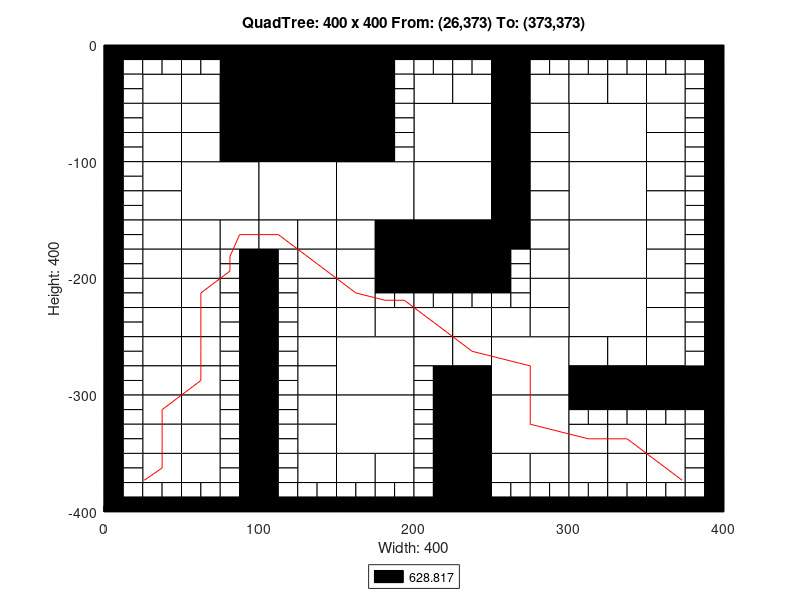

The MATLAB script that drew this image:
axis([0 400 -400 0]);
title('QuadTree: 400 x 400 From: (26,373) To: (373,373)');
xlabel('Width: 400');
ylabel('Height: 400');
rectangle('Position',[100 -50 50 50], 'FaceColor',[0 0 0]);
rectangle('Position',[100 -100 50 50], 'FaceColor',[0 0 0]);
rectangle('Position',[50 -150 50 50], 'FaceColor',[1 1 1]);
rectangle('Position',[100 -150 50 50], 'FaceColor',[1 1 1]);
rectangle('Position',[150 -150 50 50], 'FaceColor',[1 1 1]);
rectangle('Position',[200 -100 50 50], 'FaceColor',[1 1 1]);
rectangle('Position',[300 -100 50 50], 'FaceColor',[1 1 1]);
rectangle('Position',[200 -150 50 50], 'FaceColor',[1 1 1]);
rectangle('Position',[200 -200 50 50], 'FaceColor',[0 0 0]);
rectangle('Position',[300 -150 50 50], 'FaceColor',[1 1 1]);
rectangle('Position',[300 -200 50 50], 'FaceColor',[1 1 1]);
rectangle('Position',[150 -300 50 50], 'FaceColor',[1 1 1]);
rectangle('Position',[150 -350 50 50], 'FaceColor',[1 1 1]);
rectangle('Position',[250 -300 50 50], 'FaceColor',[1 1 1]);
rectangle('Position',[300 -250 50 50], 'FaceColor',[1 1 1]);
rectangle('Position',[250 -350 50 50], 'FaceColor',[1 1 1]);
rectangle('Position',[25 -50 25 25], 'FaceColor',[1 1 1]);
rectangle('Position',[75 -25 25 25], 'FaceColor',[0 0 0]);
rectangle('Position',[50 -50 25 25], 'FaceColor',[1 1 1]);
rectangle('Position',[75 -50 25 25], 'FaceColor',[0 0 0]);
rectangle('Position',[25 -75 25 25], 'FaceColor',[1 1 1]);
rectangle('Position',[25 -100 25 25], 'FaceColor',[1 1 1]);
rectangle('Position',[50 -75 25 25], 'FaceColor',[1 1 1]);
rectangle('Position',[75 -75 25 25], 'FaceColor',[0 0 0]);
rectangle('Position',[50 -100 25 25], 'FaceColor',[1 1 1]);
rectangle('Position',[75 -100 25 25], 'FaceColor',[0 0 0]);
rectangle('Position',[150 -25 25 25], 'FaceColor',[0 0 0]);
rectangle('Position',[150 -50 25 25], 'FaceColor',[0 0 0]);
rectangle('Position',[150 -75 25 25], 'FaceColor',[0 0 0]);
rectangle('Position',[150 -100 25 25], 'FaceColor',[0 0 0]);
rectangle('Position',[25 -125 25 25], 'FaceColor',[1 1 1]);
rectangle('Position',[25 -150 25 25], 'FaceColor',[1 1 1]);
rectangle('Position',[25 -175 25 25], 'FaceColor',[1 1 1]);
rectangle('Position',[25 -200 25 25], 'FaceColor',[1 1 1]);
rectangle('Position',[50 -175 25 25], 'FaceColor',[1 1 1]);
rectangle('Position',[75 -175 25 25], 'FaceColor',[1 1 1]);
rectangle('Position',[50 -200 25 25], 'FaceColor',[1 1 1]);
rectangle('Position',[100 -175 25 25], 'FaceColor',[1 1 1]);
rectangle('Position',[125 -175 25 25], 'FaceColor',[1 1 1]);
rectangle('Position',[125 -200 25 25], 'FaceColor',[1 1 1]);
rectangle('Position',[150 -175 25 25], 'FaceColor',[1 1 1]);
rectangle('Position',[175 -175 25 25], 'FaceColor',[0 0 0]);
rectangle('Position',[150 -200 25 25], 'FaceColor',[1 1 1]);
rectangle('Position',[175 -200 25 25], 'FaceColor',[0 0 0]);
rectangle('Position',[200 -50 25 25], 'FaceColor',[1 1 1]);
rectangle('Position',[225 -50 25 25], 'FaceColor',[1 1 1]);
rectangle('Position',[250 -25 25 25], 'FaceColor',[0 0 0]);
rectangle('Position',[250 -50 25 25], 'FaceColor',[0 0 0]);
rectangle('Position',[275 -50 25 25], 'FaceColor',[1 1 1]);
rectangle('Position',[250 -75 25 25], 'FaceColor',[0 0 0]);
rectangle('Position',[275 -75 25 25], 'FaceColor',[1 1 1]);
rectangle('Position',[250 -100 25 25], 'FaceColor',[0 0 0]);
rectangle('Position',[275 -100 25 25], 'FaceColor',[1 1 1]);
rectangle('Position',[300 -50 25 25], 'FaceColor',[1 1 1]);
rectangle('Position',[325 -50 25 25], 'FaceColor',[1 1 1]);
rectangle('Position',[350 -50 25 25], 'FaceColor',[1 1 1]);
rectangle('Position',[350 -75 25 25], 'FaceColor',[1 1 1]);
rectangle('Position',[350 -100 25 25], 'FaceColor',[1 1 1]);
rectangle('Position',[250 -125 25 25], 'FaceColor',[0 0 0]);
rectangle('Position',[275 -125 25 25], 'FaceColor',[1 1 1]);
rectangle('Position',[250 -150 25 25], 'FaceColor',[0 0 0]);
rectangle('Position',[275 -150 25 25], 'FaceColor',[1 1 1]);
rectangle('Position',[250 -175 25 25], 'FaceColor',[0 0 0]);
rectangle('Position',[275 -175 25 25], 'FaceColor',[1 1 1]);
rectangle('Position',[275 -200 25 25], 'FaceColor',[1 1 1]);
rectangle('Position',[350 -125 25 25], 'FaceColor',[1 1 1]);
rectangle('Position',[350 -150 25 25], 'FaceColor',[1 1 1]);
rectangle('Position',[350 -175 25 25], 'FaceColor',[1 1 1]);
rectangle('Position',[350 -200 25 25], 'FaceColor',[1 1 1]);
rectangle('Position',[25 -225 25 25], 'FaceColor',[1 1 1]);
rectangle('Position',[25 -250 25 25], 'FaceColor',[1 1 1]);
rectangle('Position',[50 -225 25 25], 'FaceColor',[1 1 1]);
rectangle('Position',[50 -250 25 25], 'FaceColor',[1 1 1]);
rectangle('Position',[25 -275 25 25], 'FaceColor',[1 1 1]);
rectangle('Position',[25 -300 25 25], 'FaceColor',[1 1 1]);
rectangle('Position',[50 -275 25 25], 'FaceColor',[1 1 1]);
rectangle('Position',[50 -300 25 25], 'FaceColor',[1 1 1]);
rectangle('Position',[125 -225 25 25], 'FaceColor',[1 1 1]);
rectangle('Position',[125 -250 25 25], 'FaceColor',[1 1 1]);
rectangle('Position',[150 -225 25 25], 'FaceColor',[1 1 1]);
rectangle('Position',[150 -250 25 25], 'FaceColor',[1 1 1]);
rectangle('Position',[175 -250 25 25], 'FaceColor',[1 1 1]);
rectangle('Position',[125 -275 25 25], 'FaceColor',[1 1 1]);
rectangle('Position',[125 -300 25 25], 'FaceColor',[1 1 1]);
rectangle('Position',[25 -325 25 25], 'FaceColor',[1 1 1]);
rectangle('Position',[25 -350 25 25], 'FaceColor',[1 1 1]);
rectangle('Position',[50 -325 25 25], 'FaceColor',[1 1 1]);
rectangle('Position',[50 -350 25 25], 'FaceColor',[1 1 1]);
rectangle('Position',[25 -375 25 25], 'FaceColor',[1 1 1]);
rectangle('Position',[50 -375 25 25], 'FaceColor',[1 1 1]);
rectangle('Position',[125 -325 25 25], 'FaceColor',[1 1 1]);
rectangle('Position',[125 -350 25 25], 'FaceColor',[1 1 1]);
rectangle('Position',[125 -375 25 25], 'FaceColor',[1 1 1]);
rectangle('Position',[150 -375 25 25], 'FaceColor',[1 1 1]);
rectangle('Position',[175 -375 25 25], 'FaceColor',[1 1 1]);
rectangle('Position',[200 -250 25 25], 'FaceColor',[1 1 1]);
rectangle('Position',[225 -250 25 25], 'FaceColor',[1 1 1]);
rectangle('Position',[275 -225 25 25], 'FaceColor',[1 1 1]);
rectangle('Position',[250 -250 25 25], 'FaceColor',[1 1 1]);
rectangle('Position',[275 -250 25 25], 'FaceColor',[1 1 1]);
rectangle('Position',[200 -275 25 25], 'FaceColor',[1 1 1]);
rectangle('Position',[225 -275 25 25], 'FaceColor',[1 1 1]);
rectangle('Position',[225 -300 25 25], 'FaceColor',[0 0 0]);
rectangle('Position',[350 -225 25 25], 'FaceColor',[1 1 1]);
rectangle('Position',[350 -250 25 25], 'FaceColor',[1 1 1]);
rectangle('Position',[300 -275 25 25], 'FaceColor',[1 1 1]);
rectangle('Position',[325 -275 25 25], 'FaceColor',[1 1 1]);
rectangle('Position',[300 -300 25 25], 'FaceColor',[0 0 0]);
rectangle('Position',[325 -300 25 25], 'FaceColor',[0 0 0]);
rectangle('Position',[350 -275 25 25], 'FaceColor',[1 1 1]);
rectangle('Position',[350 -300 25 25], 'FaceColor',[0 0 0]);
rectangle('Position',[375 -300 25 25], 'FaceColor',[0 0 0]);
rectangle('Position',[225 -325 25 25], 'FaceColor',[0 0 0]);
rectangle('Position',[225 -350 25 25], 'FaceColor',[0 0 0]);
rectangle('Position',[225 -375 25 25], 'FaceColor',[0 0 0]);
rectangle('Position',[225 -400 25 25], 'FaceColor',[0 0 0]);
rectangle('Position',[250 -375 25 25], 'FaceColor',[1 1 1]);
rectangle('Position',[275 -375 25 25], 'FaceColor',[1 1 1]);
rectangle('Position',[300 -350 25 25], 'FaceColor',[1 1 1]);
rectangle('Position',[325 -350 25 25], 'FaceColor',[1 1 1]);
rectangle('Position',[350 -350 25 25], 'FaceColor',[1 1 1]);
rectangle('Position',[300 -375 25 25], 'FaceColor',[1 1 1]);
rectangle('Position',[325 -375 25 25], 'FaceColor',[1 1 1]);
rectangle('Position',[350 -375 25 25], 'FaceColor',[1 1 1]);
rectangle('Position',[0 -12.5 12.5 12.5], 'FaceColor',[0 0 0]);
rectangle('Position',[12.5 -12.5 12.5 12.5], 'FaceColor',[0 0 0]);
rectangle('Position',[0 -25 12.5 12.5], 'FaceColor',[0 0 0]);
rectangle('Position',[12.5 -25 12.5 12.5], 'FaceColor',[1 1 1]);
rectangle('Position',[25 -12.5 12.5 12.5], 'FaceColor',[0 0 0]);
rectangle('Position',[37.5 -12.5 12.5 12.5], 'FaceColor',[0 0 0]);
rectangle('Position',[25 -25 12.5 12.5], 'FaceColor',[1 1 1]);
rectangle('Position',[37.5 -25 12.5 12.5], 'FaceColor',[1 1 1]);
rectangle('Position',[0 -37.5 12.5 12.5], 'FaceColor',[0 0 0]);
rectangle('Position',[12.5 -37.5 12.5 12.5], 'FaceColor',[1 1 1]);
rectangle('Position',[0 -50 12.5 12.5], 'FaceColor',[0 0 0]);
rectangle('Position',[12.5 -50 12.5 12.5], 'FaceColor',[1 1 1]);
rectangle('Position',[50 -12.5 12.5 12.5], 'FaceColor',[0 0 0]);
rectangle('Position',[62.5 -12.5 12.5 12.5], 'FaceColor',[0 0 0]);
rectangle('Position',[50 -25 12.5 12.5], 'FaceColor',[1 1 1]);
rectangle('Position',[62.5 -25 12.5 12.5], 'FaceColor',[1 1 1]);
rectangle('Position',[0 -62.5 12.5 12.5], 'FaceColor',[0 0 0]);
rectangle('Position',[12.5 -62.5 12.5 12.5], 'FaceColor',[1 1 1]);
rectangle('Position',[0 -75 12.5 12.5], 'FaceColor',[0 0 0]);
rectangle('Position',[12.5 -75 12.5 12.5], 'FaceColor',[1 1 1]);
rectangle('Position',[0 -87.5 12.5 12.5], 'FaceColor',[0 0 0]);
rectangle('Position',[12.5 -87.5 12.5 12.5], 'FaceColor',[1 1 1]);
rectangle('Position',[0 -100 12.5 12.5], 'FaceColor',[0 0 0]);
rectangle('Position',[12.5 -100 12.5 12.5], 'FaceColor',[1 1 1]);
rectangle('Position',[175 -12.5 12.5 12.5], 'FaceColor',[0 0 0]);
rectangle('Position',[187.5 -12.5 12.5 12.5], 'FaceColor',[0 0 0]);
rectangle('Position',[175 -25 12.5 12.5], 'FaceColor',[0 0 0]);
rectangle('Position',[187.5 -25 12.5 12.5], 'FaceColor',[1 1 1]);
rectangle('Position',[175 -37.5 12.5 12.5], 'FaceColor',[0 0 0]);
rectangle('Position',[187.5 -37.5 12.5 12.5], 'FaceColor',[1 1 1]);
rectangle('Position',[175 -50 12.5 12.5], 'FaceColor',[0 0 0]);
rectangle('Position',[187.5 -50 12.5 12.5], 'FaceColor',[1 1 1]);
rectangle('Position',[175 -62.5 12.5 12.5], 'FaceColor',[0 0 0]);
rectangle('Position',[187.5 -62.5 12.5 12.5], 'FaceColor',[1 1 1]);
rectangle('Position',[175 -75 12.5 12.5], 'FaceColor',[0 0 0]);
rectangle('Position',[187.5 -75 12.5 12.5], 'FaceColor',[1 1 1]);
rectangle('Position',[175 -87.5 12.5 12.5], 'FaceColor',[0 0 0]);
rectangle('Position',[187.5 -87.5 12.5 12.5], 'FaceColor',[1 1 1]);
rectangle('Position',[175 -100 12.5 12.5], 'FaceColor',[0 0 0]);
rectangle('Position',[187.5 -100 12.5 12.5], 'FaceColor',[1 1 1]);
rectangle('Position',[0 -112.5 12.5 12.5], 'FaceColor',[0 0 0]);
rectangle('Position',[12.5 -112.5 12.5 12.5], 'FaceColor',[1 1 1]);
rectangle('Position',[0 -125 12.5 12.5], 'FaceColor',[0 0 0]);
rectangle('Position',[12.5 -125 12.5 12.5], 'FaceColor',[1 1 1]);
rectangle('Position',[0 -137.5 12.5 12.5], 'FaceColor',[0 0 0]);
rectangle('Position',[12.5 -137.5 12.5 12.5], 'FaceColor',[1 1 1]);
rectangle('Position',[0 -150 12.5 12.5], 'FaceColor',[0 0 0]);
rectangle('Position',[12.5 -150 12.5 12.5], 'FaceColor',[1 1 1]);
rectangle('Position',[0 -162.5 12.5 12.5], 'FaceColor',[0 0 0]);
rectangle('Position',[12.5 -162.5 12.5 12.5], 'FaceColor',[1 1 1]);
rectangle('Position',[0 -175 12.5 12.5], 'FaceColor',[0 0 0]);
rectangle('Position',[12.5 -175 12.5 12.5], 'FaceColor',[1 1 1]);
rectangle('Position',[0 -187.5 12.5 12.5], 'FaceColor',[0 0 0]);
rectangle('Position',[12.5 -187.5 12.5 12.5], 'FaceColor',[1 1 1]);
rectangle('Position',[0 -200 12.5 12.5], 'FaceColor',[0 0 0]);
rectangle('Position',[12.5 -200 12.5 12.5], 'FaceColor',[1 1 1]);
rectangle('Position',[75 -187.5 12.5 12.5], 'FaceColor',[1 1 1]);
rectangle('Position',[87.5 -187.5 12.5 12.5], 'FaceColor',[0 0 0]);
rectangle('Position',[75 -200 12.5 12.5], 'FaceColor',[1 1 1]);
rectangle('Position',[87.5 -200 12.5 12.5], 'FaceColor',[0 0 0]);
rectangle('Position',[100 -187.5 12.5 12.5], 'FaceColor',[0 0 0]);
rectangle('Position',[112.5 -187.5 12.5 12.5], 'FaceColor',[1 1 1]);
rectangle('Position',[100 -200 12.5 12.5], 'FaceColor',[0 0 0]);
rectangle('Position',[112.5 -200 12.5 12.5], 'FaceColor',[1 1 1]);
rectangle('Position',[200 -12.5 12.5 12.5], 'FaceColor',[0 0 0]);
rectangle('Position',[212.5 -12.5 12.5 12.5], 'FaceColor',[0 0 0]);
rectangle('Position',[200 -25 12.5 12.5], 'FaceColor',[1 1 1]);
rectangle('Position',[212.5 -25 12.5 12.5], 'FaceColor',[1 1 1]);
rectangle('Position',[225 -12.5 12.5 12.5], 'FaceColor',[0 0 0]);
rectangle('Position',[237.5 -12.5 12.5 12.5], 'FaceColor',[0 0 0]);
rectangle('Position',[225 -25 12.5 12.5], 'FaceColor',[1 1 1]);
rectangle('Position',[237.5 -25 12.5 12.5], 'FaceColor',[1 1 1]);
rectangle('Position',[275 -12.5 12.5 12.5], 'FaceColor',[0 0 0]);
rectangle('Position',[287.5 -12.5 12.5 12.5], 'FaceColor',[0 0 0]);
rectangle('Position',[275 -25 12.5 12.5], 'FaceColor',[1 1 1]);
rectangle('Position',[287.5 -25 12.5 12.5], 'FaceColor',[1 1 1]);
rectangle('Position',[300 -12.5 12.5 12.5], 'FaceColor',[0 0 0]);
rectangle('Position',[312.5 -12.5 12.5 12.5], 'FaceColor',[0 0 0]);
rectangle('Position',[300 -25 12.5 12.5], 'FaceColor',[1 1 1]);
rectangle('Position',[312.5 -25 12.5 12.5], 'FaceColor',[1 1 1]);
rectangle('Position',[325 -12.5 12.5 12.5], 'FaceColor',[0 0 0]);
rectangle('Position',[337.5 -12.5 12.5 12.5], 'FaceColor',[0 0 0]);
rectangle('Position',[325 -25 12.5 12.5], 'FaceColor',[1 1 1]);
rectangle('Position',[337.5 -25 12.5 12.5], 'FaceColor',[1 1 1]);
rectangle('Position',[350 -12.5 12.5 12.5], 'FaceColor',[0 0 0]);
rectangle('Position',[362.5 -12.5 12.5 12.5], 'FaceColor',[0 0 0]);
rectangle('Position',[350 -25 12.5 12.5], 'FaceColor',[1 1 1]);
rectangle('Position',[362.5 -25 12.5 12.5], 'FaceColor',[1 1 1]);
rectangle('Position',[375 -12.5 12.5 12.5], 'FaceColor',[0 0 0]);
rectangle('Position',[387.5 -12.5 12.5 12.5], 'FaceColor',[0 0 0]);
rectangle('Position',[375 -25 12.5 12.5], 'FaceColor',[1 1 1]);
rectangle('Position',[387.5 -25 12.5 12.5], 'FaceColor',[0 0 0]);
rectangle('Position',[375 -37.5 12.5 12.5], 'FaceColor',[1 1 1]);
rectangle('Position',[387.5 -37.5 12.5 12.5], 'FaceColor',[0 0 0]);
rectangle('Position',[375 -50 12.5 12.5], 'FaceColor',[1 1 1]);
rectangle('Position',[387.5 -50 12.5 12.5], 'FaceColor',[0 0 0]);
rectangle('Position',[375 -62.5 12.5 12.5], 'FaceColor',[1 1 1]);
rectangle('Position',[387.5 -62.5 12.5 12.5], 'FaceColor',[0 0 0]);
rectangle('Position',[375 -75 12.5 12.5], 'FaceColor',[1 1 1]);
rectangle('Position',[387.5 -75 12.5 12.5], 'FaceColor',[0 0 0]);
rectangle('Position',[375 -87.5 12.5 12.5], 'FaceColor',[1 1 1]);
rectangle('Position',[387.5 -87.5 12.5 12.5], 'FaceColor',[0 0 0]);
rectangle('Position',[375 -100 12.5 12.5], 'FaceColor',[1 1 1]);
rectangle('Position',[387.5 -100 12.5 12.5], 'FaceColor',[0 0 0]);
rectangle('Position',[250 -187.5 12.5 12.5], 'FaceColor',[0 0 0]);
rectangle('Position',[262.5 -187.5 12.5 12.5], 'FaceColor',[1 1 1]);
rectangle('Position',[250 -200 12.5 12.5], 'FaceColor',[0 0 0]);
rectangle('Position',[262.5 -200 12.5 12.5], 'FaceColor',[1 1 1]);
rectangle('Position',[375 -112.5 12.5 12.5], 'FaceColor',[1 1 1]);
rectangle('Position',[387.5 -112.5 12.5 12.5], 'FaceColor',[0 0 0]);
rectangle('Position',[375 -125 12.5 12.5], 'FaceColor',[1 1 1]);
rectangle('Position',[387.5 -125 12.5 12.5], 'FaceColor',[0 0 0]);
rectangle('Position',[375 -137.5 12.5 12.5], 'FaceColor',[1 1 1]);
rectangle('Position',[387.5 -137.5 12.5 12.5], 'FaceColor',[0 0 0]);
rectangle('Position',[375 -150 12.5 12.5], 'FaceColor',[1 1 1]);
rectangle('Position',[387.5 -150 12.5 12.5], 'FaceColor',[0 0 0]);
rectangle('Position',[375 -162.5 12.5 12.5], 'FaceColor',[1 1 1]);
rectangle('Position',[387.5 -162.5 12.5 12.5], 'FaceColor',[0 0 0]);
rectangle('Position',[375 -175 12.5 12.5], 'FaceColor',[1 1 1]);
rectangle('Position',[387.5 -175 12.5 12.5], 'FaceColor',[0 0 0]);
rectangle('Position',[375 -187.5 12.5 12.5], 'FaceColor',[1 1 1]);
rectangle('Position',[387.5 -187.5 12.5 12.5], 'FaceColor',[0 0 0]);
rectangle('Position',[375 -200 12.5 12.5], 'FaceColor',[1 1 1]);
rectangle('Position',[387.5 -200 12.5 12.5], 'FaceColor',[0 0 0]);
rectangle('Position',[0 -212.5 12.5 12.5], 'FaceColor',[0 0 0]);
rectangle('Position',[12.5 -212.5 12.5 12.5], 'FaceColor',[1 1 1]);
rectangle('Position',[0 -225 12.5 12.5], 'FaceColor',[0 0 0]);
rectangle('Position',[12.5 -225 12.5 12.5], 'FaceColor',[1 1 1]);
rectangle('Position',[0 -237.5 12.5 12.5], 'FaceColor',[0 0 0]);
rectangle('Position',[12.5 -237.5 12.5 12.5], 'FaceColor',[1 1 1]);
rectangle('Position',[0 -250 12.5 12.5], 'FaceColor',[0 0 0]);
rectangle('Position',[12.5 -250 12.5 12.5], 'FaceColor',[1 1 1]);
rectangle('Position',[75 -212.5 12.5 12.5], 'FaceColor',[1 1 1]);
rectangle('Position',[87.5 -212.5 12.5 12.5], 'FaceColor',[0 0 0]);
rectangle('Position',[75 -225 12.5 12.5], 'FaceColor',[1 1 1]);
rectangle('Position',[87.5 -225 12.5 12.5], 'FaceColor',[0 0 0]);
rectangle('Position',[75 -237.5 12.5 12.5], 'FaceColor',[1 1 1]);
rectangle('Position',[87.5 -237.5 12.5 12.5], 'FaceColor',[0 0 0]);
rectangle('Position',[75 -250 12.5 12.5], 'FaceColor',[1 1 1]);
rectangle('Position',[87.5 -250 12.5 12.5], 'FaceColor',[0 0 0]);
rectangle('Position',[0 -262.5 12.5 12.5], 'FaceColor',[0 0 0]);
rectangle('Position',[12.5 -262.5 12.5 12.5], 'FaceColor',[1 1 1]);
rectangle('Position',[0 -275 12.5 12.5], 'FaceColor',[0 0 0]);
rectangle('Position',[12.5 -275 12.5 12.5], 'FaceColor',[1 1 1]);
rectangle('Position',[0 -287.5 12.5 12.5], 'FaceColor',[0 0 0]);
rectangle('Position',[12.5 -287.5 12.5 12.5], 'FaceColor',[1 1 1]);
rectangle('Position',[0 -300 12.5 12.5], 'FaceColor',[0 0 0]);
rectangle('Position',[12.5 -300 12.5 12.5], 'FaceColor',[1 1 1]);
rectangle('Position',[75 -262.5 12.5 12.5], 'FaceColor',[1 1 1]);
rectangle('Position',[87.5 -262.5 12.5 12.5], 'FaceColor',[0 0 0]);
rectangle('Position',[75 -275 12.5 12.5], 'FaceColor',[1 1 1]);
rectangle('Position',[87.5 -275 12.5 12.5], 'FaceColor',[0 0 0]);
rectangle('Position',[75 -287.5 12.5 12.5], 'FaceColor',[1 1 1]);
rectangle('Position',[87.5 -287.5 12.5 12.5], 'FaceColor',[0 0 0]);
rectangle('Position',[75 -300 12.5 12.5], 'FaceColor',[1 1 1]);
rectangle('Position',[87.5 -300 12.5 12.5], 'FaceColor',[0 0 0]);
rectangle('Position',[100 -212.5 12.5 12.5], 'FaceColor',[0 0 0]);
rectangle('Position',[112.5 -212.5 12.5 12.5], 'FaceColor',[1 1 1]);
rectangle('Position',[100 -225 12.5 12.5], 'FaceColor',[0 0 0]);
rectangle('Position',[112.5 -225 12.5 12.5], 'FaceColor',[1 1 1]);
rectangle('Position',[100 -237.5 12.5 12.5], 'FaceColor',[0 0 0]);
rectangle('Position',[112.5 -237.5 12.5 12.5], 'FaceColor',[1 1 1]);
rectangle('Position',[100 -250 12.5 12.5], 'FaceColor',[0 0 0]);
rectangle('Position',[112.5 -250 12.5 12.5], 'FaceColor',[1 1 1]);
rectangle('Position',[175 -212.5 12.5 12.5], 'FaceColor',[0 0 0]);
rectangle('Position',[187.5 -212.5 12.5 12.5], 'FaceColor',[0 0 0]);
rectangle('Position',[175 -225 12.5 12.5], 'FaceColor',[1 1 1]);
rectangle('Position',[187.5 -225 12.5 12.5], 'FaceColor',[1 1 1]);
rectangle('Position',[100 -262.5 12.5 12.5], 'FaceColor',[0 0 0]);
rectangle('Position',[112.5 -262.5 12.5 12.5], 'FaceColor',[1 1 1]);
rectangle('Position',[100 -275 12.5 12.5], 'FaceColor',[0 0 0]);
rectangle('Position',[112.5 -275 12.5 12.5], 'FaceColor',[1 1 1]);
rectangle('Position',[100 -287.5 12.5 12.5], 'FaceColor',[0 0 0]);
rectangle('Position',[112.5 -287.5 12.5 12.5], 'FaceColor',[1 1 1]);
rectangle('Position',[100 -300 12.5 12.5], 'FaceColor',[0 0 0]);
rectangle('Position',[112.5 -300 12.5 12.5], 'FaceColor',[1 1 1]);
rectangle('Position',[0 -312.5 12.5 12.5], 'FaceColor',[0 0 0]);
rectangle('Position',[12.5 -312.5 12.5 12.5], 'FaceColor',[1 1 1]);
rectangle('Position',[0 -325 12.5 12.5], 'FaceColor',[0 0 0]);
rectangle('Position',[12.5 -325 12.5 12.5], 'FaceColor',[1 1 1]);
rectangle('Position',[0 -337.5 12.5 12.5], 'FaceColor',[0 0 0]);
rectangle('Position',[12.5 -337.5 12.5 12.5], 'FaceColor',[1 1 1]);
rectangle('Position',[0 -350 12.5 12.5], 'FaceColor',[0 0 0]);
rectangle('Position',[12.5 -350 12.5 12.5], 'FaceColor',[1 1 1]);
rectangle('Position',[75 -312.5 12.5 12.5], 'FaceColor',[1 1 1]);
rectangle('Position',[87.5 -312.5 12.5 12.5], 'FaceColor',[0 0 0]);
rectangle('Position',[75 -325 12.5 12.5], 'FaceColor',[1 1 1]);
rectangle('Position',[87.5 -325 12.5 12.5], 'FaceColor',[0 0 0]);
rectangle('Position',[75 -337.5 12.5 12.5], 'FaceColor',[1 1 1]);
rectangle('Position',[87.5 -337.5 12.5 12.5], 'FaceColor',[0 0 0]);
rectangle('Position',[75 -350 12.5 12.5], 'FaceColor',[1 1 1]);
rectangle('Position',[87.5 -350 12.5 12.5], 'FaceColor',[0 0 0]);
rectangle('Position',[0 -362.5 12.5 12.5], 'FaceColor',[0 0 0]);
rectangle('Position',[12.5 -362.5 12.5 12.5], 'FaceColor',[1 1 1]);
rectangle('Position',[0 -375 12.5 12.5], 'FaceColor',[0 0 0]);
rectangle('Position',[12.5 -375 12.5 12.5], 'FaceColor',[1 1 1]);
rectangle('Position',[0 -387.5 12.5 12.5], 'FaceColor',[0 0 0]);
rectangle('Position',[12.5 -387.5 12.5 12.5], 'FaceColor',[1 1 1]);
rectangle('Position',[0 -400 12.5 12.5], 'FaceColor',[0 0 0]);
rectangle('Position',[12.5 -400 12.5 12.5], 'FaceColor',[0 0 0]);
rectangle('Position',[25 -387.5 12.5 12.5], 'FaceColor',[1 1 1]);
rectangle('Position',[37.5 -387.5 12.5 12.5], 'FaceColor',[1 1 1]);
rectangle('Position',[25 -400 12.5 12.5], 'FaceColor',[0 0 0]);
rectangle('Position',[37.5 -400 12.5 12.5], 'FaceColor',[0 0 0]);
rectangle('Position',[75 -362.5 12.5 12.5], 'FaceColor',[1 1 1]);
rectangle('Position',[87.5 -362.5 12.5 12.5], 'FaceColor',[0 0 0]);
rectangle('Position',[75 -375 12.5 12.5], 'FaceColor',[1 1 1]);
rectangle('Position',[87.5 -375 12.5 12.5], 'FaceColor',[0 0 0]);
rectangle('Position',[50 -387.5 12.5 12.5], 'FaceColor',[1 1 1]);
rectangle('Position',[62.5 -387.5 12.5 12.5], 'FaceColor',[1 1 1]);
rectangle('Position',[50 -400 12.5 12.5], 'FaceColor',[0 0 0]);
rectangle('Position',[62.5 -400 12.5 12.5], 'FaceColor',[0 0 0]);
rectangle('Position',[75 -387.5 12.5 12.5], 'FaceColor',[1 1 1]);
rectangle('Position',[87.5 -387.5 12.5 12.5], 'FaceColor',[0 0 0]);
rectangle('Position',[75 -400 12.5 12.5], 'FaceColor',[0 0 0]);
rectangle('Position',[87.5 -400 12.5 12.5], 'FaceColor',[0 0 0]);
rectangle('Position',[100 -312.5 12.5 12.5], 'FaceColor',[0 0 0]);
rectangle('Position',[112.5 -312.5 12.5 12.5], 'FaceColor',[1 1 1]);
rectangle('Position',[100 -325 12.5 12.5], 'FaceColor',[0 0 0]);
rectangle('Position',[112.5 -325 12.5 12.5], 'FaceColor',[1 1 1]);
rectangle('Position',[100 -337.5 12.5 12.5], 'FaceColor',[0 0 0]);
rectangle('Position',[112.5 -337.5 12.5 12.5], 'FaceColor',[1 1 1]);
rectangle('Position',[100 -350 12.5 12.5], 'FaceColor',[0 0 0]);
rectangle('Position',[112.5 -350 12.5 12.5], 'FaceColor',[1 1 1]);
rectangle('Position',[100 -362.5 12.5 12.5], 'FaceColor',[0 0 0]);
rectangle('Position',[112.5 -362.5 12.5 12.5], 'FaceColor',[1 1 1]);
rectangle('Position',[100 -375 12.5 12.5], 'FaceColor',[0 0 0]);
rectangle('Position',[112.5 -375 12.5 12.5], 'FaceColor',[1 1 1]);
rectangle('Position',[100 -387.5 12.5 12.5], 'FaceColor',[0 0 0]);
rectangle('Position',[112.5 -387.5 12.5 12.5], 'FaceColor',[1 1 1]);
rectangle('Position',[100 -400 12.5 12.5], 'FaceColor',[0 0 0]);
rectangle('Position',[112.5 -400 12.5 12.5], 'FaceColor',[0 0 0]);
rectangle('Position',[125 -387.5 12.5 12.5], 'FaceColor',[1 1 1]);
rectangle('Position',[137.5 -387.5 12.5 12.5], 'FaceColor',[1 1 1]);
rectangle('Position',[125 -400 12.5 12.5], 'FaceColor',[0 0 0]);
rectangle('Position',[137.5 -400 12.5 12.5], 'FaceColor',[0 0 0]);
rectangle('Position',[150 -387.5 12.5 12.5], 'FaceColor',[1 1 1]);
rectangle('Position',[162.5 -387.5 12.5 12.5], 'FaceColor',[1 1 1]);
rectangle('Position',[150 -400 12.5 12.5], 'FaceColor',[0 0 0]);
rectangle('Position',[162.5 -400 12.5 12.5], 'FaceColor',[0 0 0]);
rectangle('Position',[175 -387.5 12.5 12.5], 'FaceColor',[1 1 1]);
rectangle('Position',[187.5 -387.5 12.5 12.5], 'FaceColor',[1 1 1]);
rectangle('Position',[175 -400 12.5 12.5], 'FaceColor',[0 0 0]);
rectangle('Position',[187.5 -400 12.5 12.5], 'FaceColor',[0 0 0]);
rectangle('Position',[200 -212.5 12.5 12.5], 'FaceColor',[0 0 0]);
rectangle('Position',[212.5 -212.5 12.5 12.5], 'FaceColor',[0 0 0]);
rectangle('Position',[200 -225 12.5 12.5], 'FaceColor',[1 1 1]);
rectangle('Position',[212.5 -225 12.5 12.5], 'FaceColor',[1 1 1]);
rectangle('Position',[225 -212.5 12.5 12.5], 'FaceColor',[0 0 0]);
rectangle('Position',[237.5 -212.5 12.5 12.5], 'FaceColor',[0 0 0]);
rectangle('Position',[225 -225 12.5 12.5], 'FaceColor',[1 1 1]);
rectangle('Position',[237.5 -225 12.5 12.5], 'FaceColor',[1 1 1]);
rectangle('Position',[250 -212.5 12.5 12.5], 'FaceColor',[0 0 0]);
rectangle('Position',[262.5 -212.5 12.5 12.5], 'FaceColor',[1 1 1]);
rectangle('Position',[250 -225 12.5 12.5], 'FaceColor',[1 1 1]);
rectangle('Position',[262.5 -225 12.5 12.5], 'FaceColor',[1 1 1]);
rectangle('Position',[200 -287.5 12.5 12.5], 'FaceColor',[1 1 1]);
rectangle('Position',[212.5 -287.5 12.5 12.5], 'FaceColor',[0 0 0]);
rectangle('Position',[200 -300 12.5 12.5], 'FaceColor',[1 1 1]);
rectangle('Position',[212.5 -300 12.5 12.5], 'FaceColor',[0 0 0]);
rectangle('Position',[375 -212.5 12.5 12.5], 'FaceColor',[1 1 1]);
rectangle('Position',[387.5 -212.5 12.5 12.5], 'FaceColor',[0 0 0]);
rectangle('Position',[375 -225 12.5 12.5], 'FaceColor',[1 1 1]);
rectangle('Position',[387.5 -225 12.5 12.5], 'FaceColor',[0 0 0]);
rectangle('Position',[375 -237.5 12.5 12.5], 'FaceColor',[1 1 1]);
rectangle('Position',[387.5 -237.5 12.5 12.5], 'FaceColor',[0 0 0]);
rectangle('Position',[375 -250 12.5 12.5], 'FaceColor',[1 1 1]);
rectangle('Position',[387.5 -250 12.5 12.5], 'FaceColor',[0 0 0]);
rectangle('Position',[375 -262.5 12.5 12.5], 'FaceColor',[1 1 1]);
rectangle('Position',[387.5 -262.5 12.5 12.5], 'FaceColor',[0 0 0]);
rectangle('Position',[375 -275 12.5 12.5], 'FaceColor',[1 1 1]);
rectangle('Position',[387.5 -275 12.5 12.5], 'FaceColor',[0 0 0]);
rectangle('Position',[200 -312.5 12.5 12.5], 'FaceColor',[1 1 1]);
rectangle('Position',[212.5 -312.5 12.5 12.5], 'FaceColor',[0 0 0]);
rectangle('Position',[200 -325 12.5 12.5], 'FaceColor',[1 1 1]);
rectangle('Position',[212.5 -325 12.5 12.5], 'FaceColor',[0 0 0]);
rectangle('Position',[200 -337.5 12.5 12.5], 'FaceColor',[1 1 1]);
rectangle('Position',[212.5 -337.5 12.5 12.5], 'FaceColor',[0 0 0]);
rectangle('Position',[200 -350 12.5 12.5], 'FaceColor',[1 1 1]);
rectangle('Position',[212.5 -350 12.5 12.5], 'FaceColor',[0 0 0]);
rectangle('Position',[200 -362.5 12.5 12.5], 'FaceColor',[1 1 1]);
rectangle('Position',[212.5 -362.5 12.5 12.5], 'FaceColor',[0 0 0]);
rectangle('Position',[200 -375 12.5 12.5], 'FaceColor',[1 1 1]);
rectangle('Position',[212.5 -375 12.5 12.5], 'FaceColor',[0 0 0]);
rectangle('Position',[200 -387.5 12.5 12.5], 'FaceColor',[1 1 1]);
rectangle('Position',[212.5 -387.5 12.5 12.5], 'FaceColor',[0 0 0]);
rectangle('Position',[200 -400 12.5 12.5], 'FaceColor',[0 0 0]);
rectangle('Position',[212.5 -400 12.5 12.5], 'FaceColor',[0 0 0]);
rectangle('Position',[250 -387.5 12.5 12.5], 'FaceColor',[1 1 1]);
rectangle('Position',[262.5 -387.5 12.5 12.5], 'FaceColor',[1 1 1]);
rectangle('Position',[250 -400 12.5 12.5], 'FaceColor',[0 0 0]);
rectangle('Position',[262.5 -400 12.5 12.5], 'FaceColor',[0 0 0]);
rectangle('Position',[275 -387.5 12.5 12.5], 'FaceColor',[1 1 1]);
rectangle('Position',[287.5 -387.5 12.5 12.5], 'FaceColor',[1 1 1]);
rectangle('Position',[275 -400 12.5 12.5], 'FaceColor',[0 0 0]);
rectangle('Position',[287.5 -400 12.5 12.5], 'FaceColor',[0 0 0]);
rectangle('Position',[300 -312.5 12.5 12.5], 'FaceColor',[0 0 0]);
rectangle('Position',[312.5 -312.5 12.5 12.5], 'FaceColor',[0 0 0]);
rectangle('Position',[300 -325 12.5 12.5], 'FaceColor',[1 1 1]);
rectangle('Position',[312.5 -325 12.5 12.5], 'FaceColor',[1 1 1]);
rectangle('Position',[325 -312.5 12.5 12.5], 'FaceColor',[0 0 0]);
rectangle('Position',[337.5 -312.5 12.5 12.5], 'FaceColor',[0 0 0]);
rectangle('Position',[325 -325 12.5 12.5], 'FaceColor',[1 1 1]);
rectangle('Position',[337.5 -325 12.5 12.5], 'FaceColor',[1 1 1]);
rectangle('Position',[350 -312.5 12.5 12.5], 'FaceColor',[0 0 0]);
rectangle('Position',[362.5 -312.5 12.5 12.5], 'FaceColor',[0 0 0]);
rectangle('Position',[350 -325 12.5 12.5], 'FaceColor',[1 1 1]);
rectangle('Position',[362.5 -325 12.5 12.5], 'FaceColor',[1 1 1]);
rectangle('Position',[375 -312.5 12.5 12.5], 'FaceColor',[0 0 0]);
rectangle('Position',[387.5 -312.5 12.5 12.5], 'FaceColor',[0 0 0]);
rectangle('Position',[375 -325 12.5 12.5], 'FaceColor',[1 1 1]);
rectangle('Position',[387.5 -325 12.5 12.5], 'FaceColor',[0 0 0]);
rectangle('Position',[375 -337.5 12.5 12.5], 'FaceColor',[1 1 1]);
rectangle('Position',[387.5 -337.5 12.5 12.5], 'FaceColor',[0 0 0]);
rectangle('Position',[375 -350 12.5 12.5], 'FaceColor',[1 1 1]);
rectangle('Position',[387.5 -350 12.5 12.5], 'FaceColor',[0 0 0]);
rectangle('Position',[300 -387.5 12.5 12.5], 'FaceColor',[1 1 1]);
rectangle('Position',[312.5 -387.5 12.5 12.5], 'FaceColor',[1 1 1]);
rectangle('Position',[300 -400 12.5 12.5], 'FaceColor',[0 0 0]);
rectangle('Position',[312.5 -400 12.5 12.5], 'FaceColor',[0 0 0]);
rectangle('Position',[325 -387.5 12.5 12.5], 'FaceColor',[1 1 1]);
rectangle('Position',[337.5 -387.5 12.5 12.5], 'FaceColor',[1 1 1]);
rectangle('Position',[325 -400 12.5 12.5], 'FaceColor',[0 0 0]);
rectangle('Position',[337.5 -400 12.5 12.5], 'FaceColor',[0 0 0]);
rectangle('Position',[375 -362.5 12.5 12.5], 'FaceColor',[1 1 1]);
rectangle('Position',[387.5 -362.5 12.5 12.5], 'FaceColor',[0 0 0]);
rectangle('Position',[375 -375 12.5 12.5], 'FaceColor',[1 1 1]);
rectangle('Position',[387.5 -375 12.5 12.5], 'FaceColor',[0 0 0]);
rectangle('Position',[350 -387.5 12.5 12.5], 'FaceColor',[1 1 1]);
rectangle('Position',[362.5 -387.5 12.5 12.5], 'FaceColor',[1 1 1]);
rectangle('Position',[350 -400 12.5 12.5], 'FaceColor',[0 0 0]);
rectangle('Position',[362.5 -400 12.5 12.5], 'FaceColor',[0 0 0]);
rectangle('Position',[375 -387.5 12.5 12.5], 'FaceColor',[1 1 1]);
rectangle('Position',[387.5 -387.5 12.5 12.5], 'FaceColor',[0 0 0]);
rectangle('Position',[375 -400 12.5 12.5], 'FaceColor',[0 0 0]);
rectangle('Position',[387.5 -400 12.5 12.5], 'FaceColor',[0 0 0]);
X=[373,362.5,337.5,312.5,275,275,237.5,212.5,193.75,181.25,162.5,137.5,112.5,87.5,81.25,81.25,62.5,62.5,62.5,62.5,37.5,37.5,37.5,26];
Y=[-373,-362.5,-337.5,-337.5,-325,-275,-262.5,-237.5,-218.75,-218.75,-212.5,-187.5,-162.5,-162.5,-181.25,-193.75,-212.5,-237.5,-262.5,-287.5,-312.5,-337.5,-362.5,-373];
hold on;
plot(X,Y,'r');
legend('628.817','Location','southoutside');
